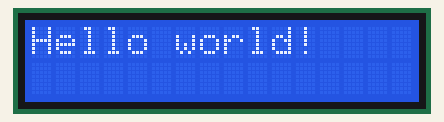
Bench run of a program on a simulated Arduino Nano, built with avr-gcc and run on an emulated ATmega328P. Parts: 16×2 character LCD.

Above: at 0.1 s.
At 1.1 s:
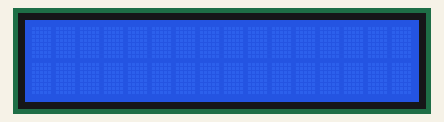

Measured:
- what the display in image 1 shows lasts 1.0 s, from 1.1 s to 2.1 s

The program:

main.cpp
```cpp
/*
 * @Author: lav1e2nrose 3341944494@qq.com
 * @Date: 2024-05-17 20:56:04
 * @LastEditors: lav1e2nrose 3341944494@qq.com
 * @LastEditTime: 2024-05-19 16:30:17
 * @FilePath: \hw3\src\main.cpp
 * @Description: 这是默认设置,请设置`customMade`, 打开koroFileHeader查看配置 进行设置: https://github.com/OBKoro1/koro1FileHeader/wiki/%E9%85%8D%E7%BD%AE
 */
#include <Arduino.h>
#include <LiquidCrystal.h>

LiquidCrystal lcd(3, 5, 10, 11, 12, 13);

void setup() {
  lcd.begin(16, 2);
}

void loop() {
  lcd.setCursor(0, 0);
  lcd.print("Hello world!");
  delay(1000);
  lcd.clear();
  delay(1000);
}
```
